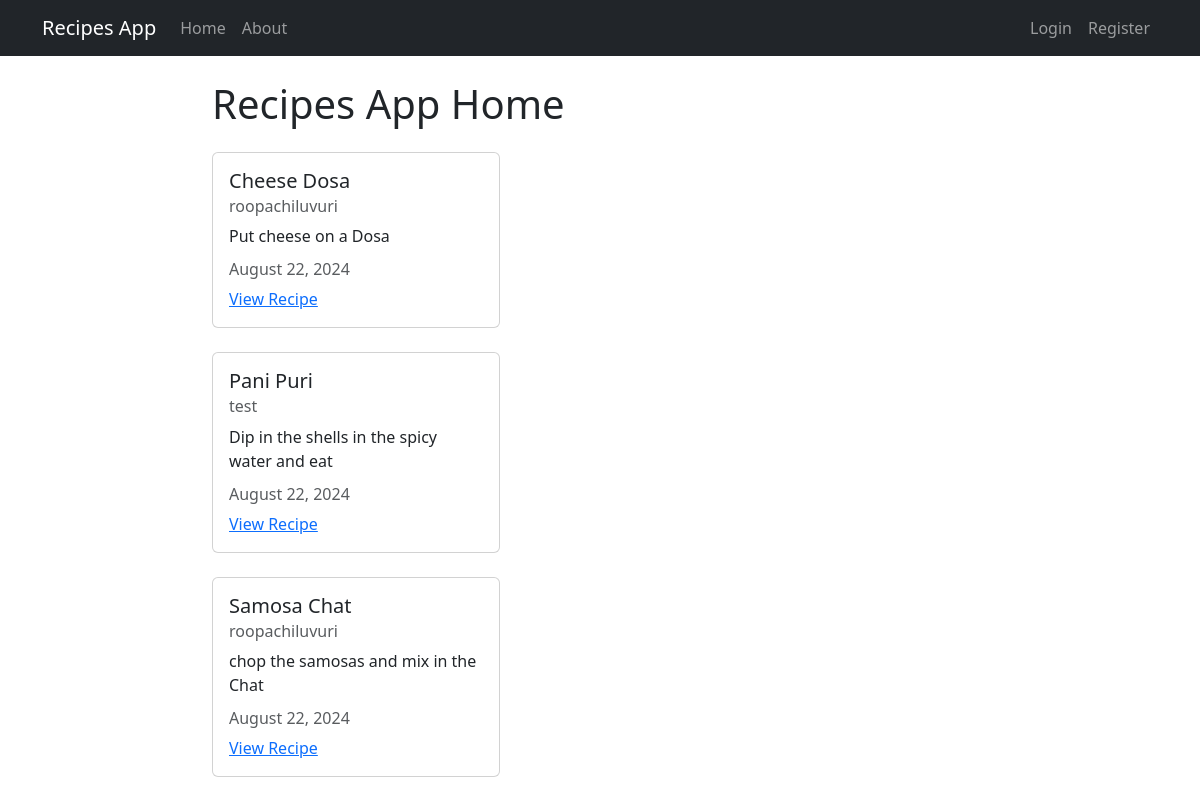
The page / on the database its author committed.
### recipes/models.py (models this page shows, shortened)
class Recipe(models.Model):
    title = models.CharField(max_length=100)
    description = models.TextField()
    author = models.ForeignKey(User, on_delete=models.CASCADE)
    created_at = models.DateTimeField(auto_now_add=True)
    updated_at = models.DateTimeField(auto_now=True)

### recipes/views.py (the view)
# urls.py: 2. Add a URL to urlpatterns:  path('', views.home, name='home')
def home(request):
    recipes = models.Recipe.objects.all()
    context = {
        'recipes': recipes
    }
    return render(request, "recipes/home.html", context)

### recipes/templates/recipes/home.html
{% extends 'recipes/base.html' %}
{% block content %}
    <h1>Recipes App Home</h1>
    {% for recipe in recipes %}
        <div class="card my-4" style="width: 18rem;">
            <div class="card-body">
              <h5 class="card-title">{{ recipe.title }}</h5>
              <h6 class="card-subtitle mb-2 text-muted">{{ recipe.author }}</h6>
              <p class="card-text">{{ recipe.description }}</p>
              <h6 class="card-subtitle mb-2 text-muted">{{ recipe.updated_at|date:"F d, Y" }}</h6>
              <a href="#" class="card-link">View Recipe</a>
            </div>
          </div>
    {% endfor %}
{% endblock content %}

### rows shown on the page
Recipe: title "Cheese Dosa", author "roopachiluvuri", description "Put cheese on a Dosa", updated_at "August 22, 2024"
Recipe: title "Pani Puri", author "test", description "Dip in the shells in the spicy water and eat", updated_at "August 22, 2024"
Recipe: title "Samosa Chat", author "roopachiluvuri", description "chop the samosas and mix in the Chat", updated_at "August 22, 2024"
